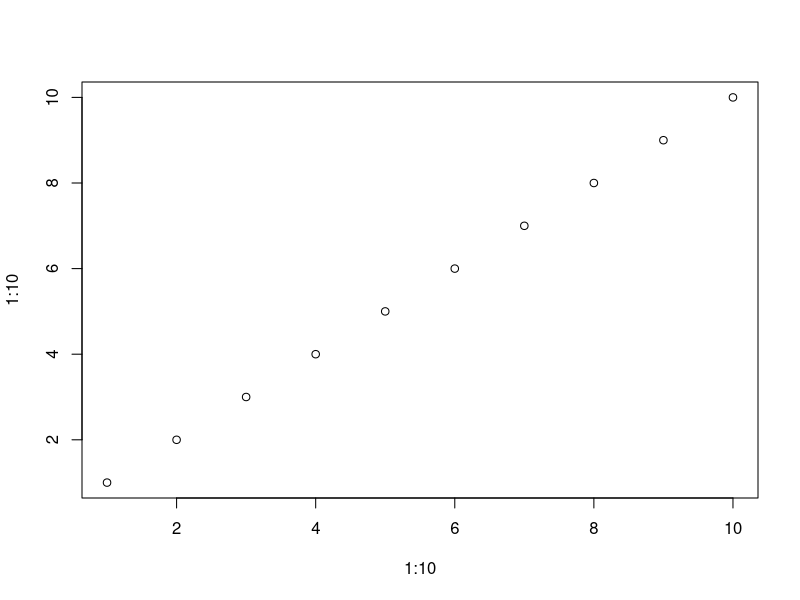
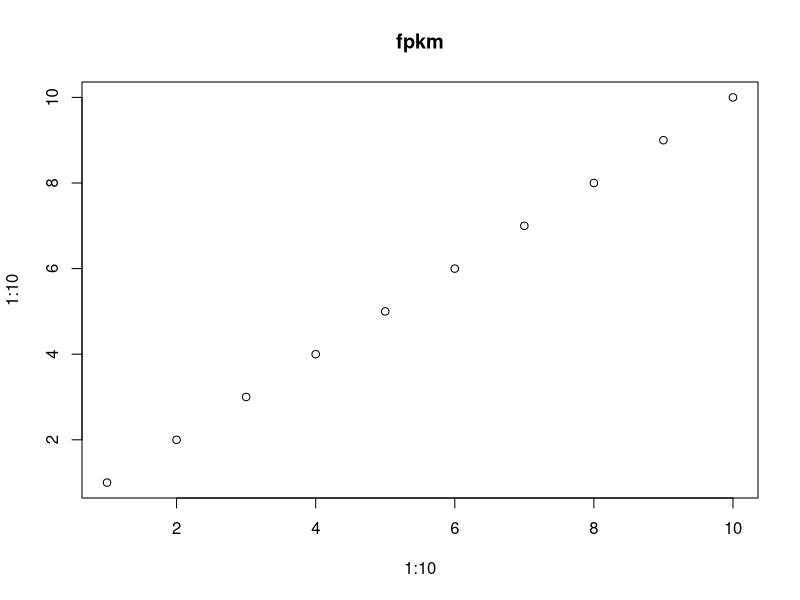

Source code (R) for these figures, in order: (Note: this script raises an error after producing the figures.)
#/usr/bin/R
message("Helloworld.R")
plot(1:10,1:10) # ploting function
message("change check")
plot(1:10,1:10,main="fpkm")
stop("Thank you")
